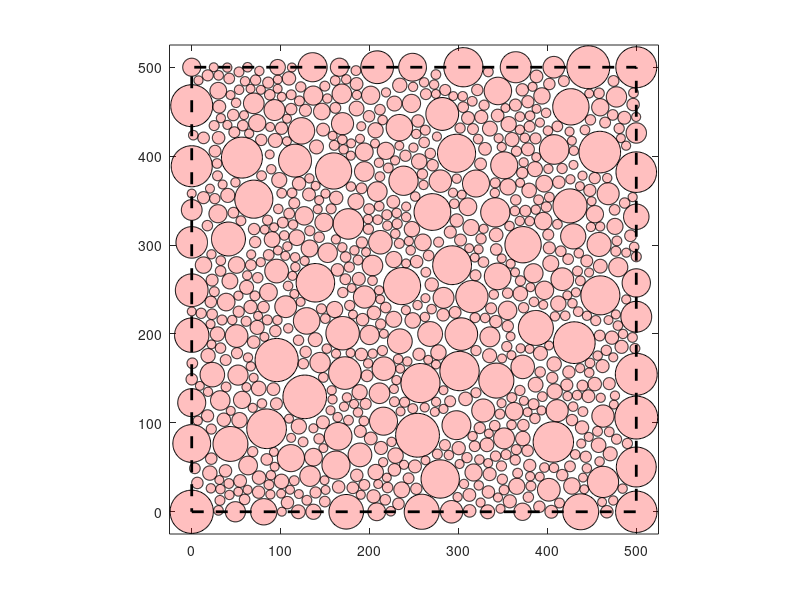

Here is the MATLAB script that generated this plot:
function [C,R]=random_circle_packing_rectangle(ab,R_min,R_max,cnst,vis)
% Random circle packing inside a rectangle.
%
% INPUT:
%   - ab    : 1-by-2 vector specify rectangle dimensions; ab=[width height].
%             ab=[500 500] is the default setting. Coordinates of the 
%             lower-left and upper-right corners of the rectangle are 
%             (0,0) and (ab(1),ab(2)), respectively.
%   - R_min : minimum circle radius. R_min=min(ab)/100 is the default setting.
%   - R_max : maximum circle radius. R_max=min(ab)/20 is the default setting.
%   - cnst :  set cnst=true to ensure all circles fit into the rectangle.
%             cnst=false is the default setting, meaning that only circle
%             centroids will be constrained to the boundary and interior of
%             the rectangle.
%   - vis   : set vis=false to suppress visualization. vis=true is the
%             default setting.
%
% OUTPUT:
%   - C     : Q-by-2 array of sphere centroids
%   - r     : Q-by-1 array of sphere radii
%

% Default settings
if nargin<1 || isempty(ab)
    ab=[500 500];
elseif numel(ab)~=2 || ~isnumeric(ab) || ~ismatrix(ab) || sum(ab(:)<1E-6 | isinf(ab(:)))>0
    error('Invalid entry for 1st input argument (ab)')
else
    ab=ab(:)';
end

if nargin<2 || isempty(R_min)
    R_min=min(ab)/100;
elseif numel(R_min)~=1 || ~isnumeric(R_min) || R_min>(min(ab)/4-2E-12) || R_min<min(ab)/1E3
    error('Invalid entry for 2nd input argument (D_min)')
end

if nargin<3 || isempty(R_max)
    R_max=min(ab)/20;
elseif numel(R_max)~=1 || ~isnumeric(R_max) || R_max<R_min || R_max>(min(ab)/4-2E-12)
    error('Invalid entry for 3rd input argument (D_max)')
end

if nargin<4 || isempty(cnst)
    cnst=false;
elseif numel(cnst)~=1 || ~islogical(cnst)
    error('Invalid entry for 4th input argument (cnst)')
end

if nargin<5 || isempty(vis)
    vis=true;
elseif numel(vis)~=1 || ~islogical(vis)
    error('Invalid entry for 5th input argument (vis)')
end

% Grid used to keep track of unoccupied space inside the rectangle
dx=max(min(ab)/2E3,R_min/50);
x=0:dx:ab(1);
y=0:dx:ab(2);
[x,y]=meshgrid(x,y);
G=[x(:) y(:)];
clear x y

% Start by placing circles along the edges if cnst=false
dR=R_max-R_min;
Cc=bsxfun(@times,ab,[0 0; 1 0; 1 1; 0 1]); % corner vertices
if ~cnst

      [Xa,Xb]=deal(Cc,circshift(Cc,[-1 0]));    
      Rc=dR*rand(4,1)+R_min;
      [Rc_a,Rc_b]=deal(Rc,circshift(Rc,[-1 0]));

      [C,R]=deal(cell(4,1));
      for i=1:4       
          [Ci,Ri]=SampleLineSegment(Xa(i,:),Xb(i,:),Rc_a(i),Rc_b(i),R_min,R_max);
          Ci(end,:)=[];
          C{i}=Ci;        
          Ri(end)=[];
          R{i}=Ri;        
      end
      C=cell2mat(C);
      R=cell2mat(R);

      % Update grid 
      for i=1:size(C,1), G=update_grid(C(i,:),R(i),G,R_min); end

else

      % Remove all grid points less than R_min units from the boundary
      G_max=G+R_min+1E-12;
      G_min=G-R_min-1E-12;
      chk_in=bsxfun(@le,G_max,ab) & bsxfun(@ge,G_min,[0 0]);
      chk_in=sum(chk_in,2)==2;
      G(~chk_in,:)=[];
      clear G_max G_min chk_in

      C=[]; R=[];
  end

% Begin visualization
if vis
    hf=figure('color','w');
    axis equal
    set(gca,'XLim',[0 ab(1)]+ab(1)*[-1/20 1/20],'YLim',[0 ab(2)]+ab(2)*[-1/20 1/20],'box','on')
    hold on
    drawnow

      Hg=plot(G(:,1),G(:,2),'.k','MarkerSize',2);

      t=linspace(0,2*pi,1E2)';
      P=[cos(t) sin(t)]; % unit circle

      if ~isempty(C)
          for i=1:size(C,1)
              Pm=bsxfun(@plus,R(i)*P,C(i,:));
              h=fill(Pm(:,1),Pm(:,2),'r');
              set(h,'FaceAlpha',0.25)

          end
          drawnow
      end    

end

f=5:5:100;
fprintf('Progress : ')
fprintf(' %-3u ',f)
fprintf(' (%%complete)\n')
fprintf('            ')
Ng=size(G,1);
f=size(G,1)-round((f/100)*Ng);

% Use rejection sampling to populate interior of the rectangle
flag=true;
n=0; cnt=0; m=0;
while ~isempty(G) && cnt<1E4 && (~vis || (vis && ishandle(hf))) 

      n=n+1;

      % New circle
      if flag && (cnt>500 || size(G,1)<0.95*Ng)
          flag=false;
          Rg=R_max*ones(size(G,1),1);
      end

      i=[];
      if cnt<=500 && flag
          X_new=ab.*rand(1,2);   % centroid
      else
          i=randi(size(G,1));
          X_new=G(i,:)+(dx/2)*(2*rand(1,2)-1); 
          X_new=min(max(X_new,[0 0]),ab);
          if cnt>1E3
              Rg(:)=max(0.95*Rg,R_min);
          end
      end
      if isempty(i)
          R_new=dR*rand(1)+R_min; % radius
      else
          R_new=(Rg(i)-R_min)*rand(1)+R_min;
      end

      % Check if the circle fits inside the rectangle when cnst=true
      if cnst
          X_new_max=X_new+R_new+1E-12;
          X_new_min=X_new-R_new-1E-12;
          chk_in=X_new_max<=ab & X_new_min>=[0 0];
          if sum(chk_in)<2
              cnt=cnt+1;
              continue
          end
      end

      % Does the new circle intersect with any other circles?
      if ~isempty(C)
          d_in=sqrt(sum(bsxfun(@minus,C,X_new).^2,2));
          id=d_in<(R+R_new);
          if sum(id)>0
              cnt=cnt+1;
              if ~isempty(i)
                  Rg(i)=min(0.95*Rg(i),min(0.99*(R_new+dx/2),R_max));
                  Rg(i)=max(Rg(i),R_min);
              end
              continue
          end
      end

      % Accept new circle
      cnt=0;
      m=m+1;
      C=cat(1,C,X_new);
      R=cat(1,R,R_new);
      [G,id]=update_grid(X_new,R_new,G,R_min);
      if ~flag, Rg(id)=[]; end

      % Visualization
      if vis && ishandle(hf)
          Pm=bsxfun(@plus,R_new*P,X_new);
          h=fill(Pm(:,1),Pm(:,2),'r');
          set(h,'FaceAlpha',0.25)
          if mod(m,50)==0            
              delete(Hg)
              Hg=plot(G(:,1),G(:,2),'.k','MarkerSize',2);
              drawnow
          end
      end

      % Progress update   
      if size(G,1)<=f(1)
          f(1)=[];
          fprintf('*    ')
      end

end
fprintf('\n')

% Show rectangle
if vis && ishandle(hf)
    Cc=[Cc;Cc(1,:)];
    plot(Cc(:,1),Cc(:,2),'--k','LineWidth',2)    
    delete(Hg)
end

if nargout<1, clear C R; end

function [G,id]=update_grid(X_new,R_new,G,R_min)
% Remove grid points within R_new+R_min units of new circle

D=sum(bsxfun(@minus,G,X_new).^2,2);
id=D<(R_new+R_min+1E-12)^2;
G(id,:)=[];

function [C,R]=SampleLineSegment(Xa,Xb,Ra,Rb,R_min,R_max)
% Place circles along line segment between points Xa and Xb

r=Xb-Xa;
L=norm(r);
r=r/norm(L);

dR=R_max-R_min;
C=Xa; R=Ra;
while true    
    R_new=dR*rand(1)+R_min;
    C_new=C(end,:)+r*(R(end)+R_new+R_max*rand(1));        
    D=L - norm(C_new + r*(R_new+Rb) - Xa); % will there be enough space left for the end point with radius Rb?     
    if D<2*(R_min+1E-12)    
        C=cat(1,C,Xb);
        R=cat(1,R,Rb);
        break
    else
        C=cat(1,C,C_new);
        R=cat(1,R,R_new);
    end     
end